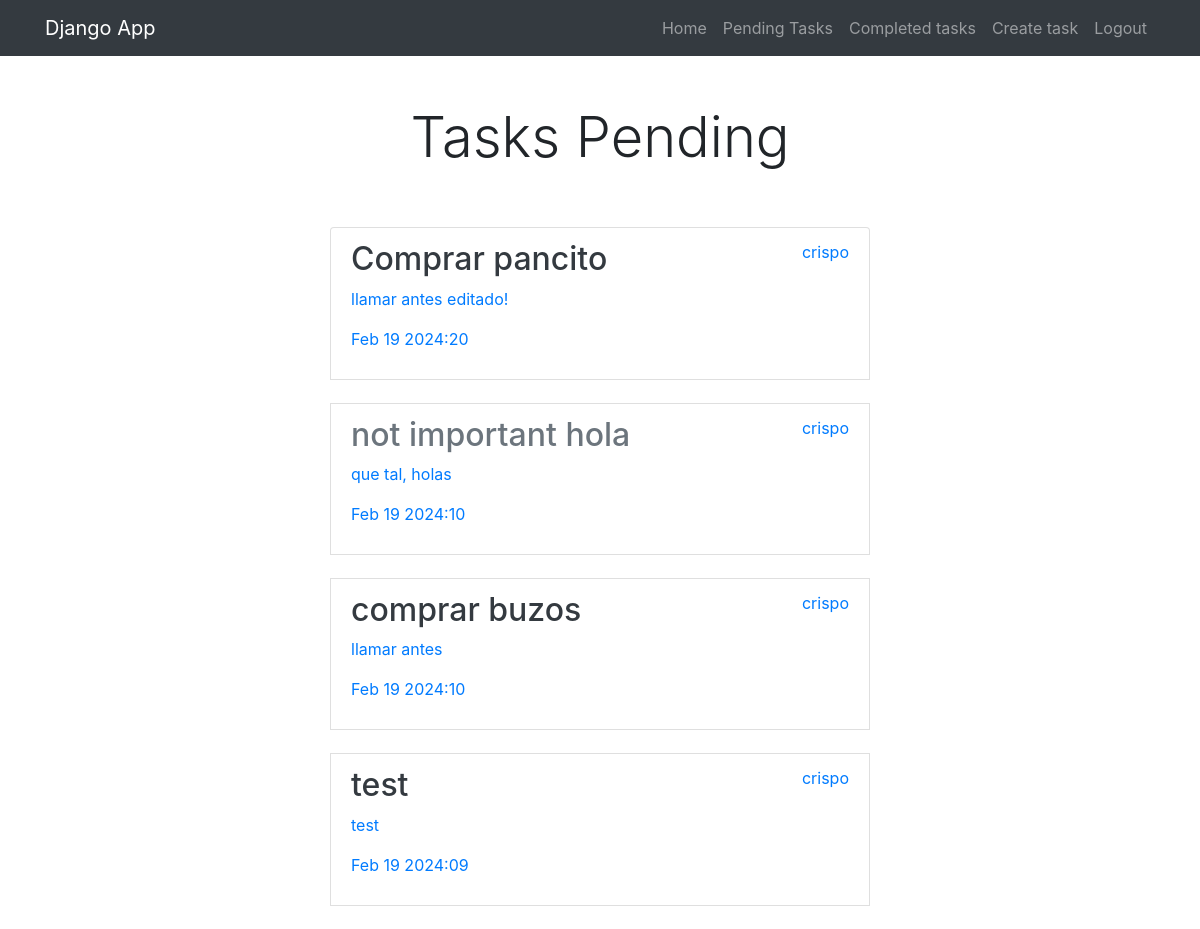
The page /tasks_completed/ (signed in) on the database its author committed.
### tasks/models.py (models this page shows)
class Task(models.Model):
    title = models.CharField(max_length=100)
    description = models.TextField(blank=True)
    created = models.DateTimeField(auto_now_add=True)
    datecompleted = models.DateTimeField(null=True, blank=True)
    important = models.BooleanField(default=False)
    user = models.ForeignKey(User, on_delete=models.CASCADE)
    def __str__(self):
        return self.title + ' - by ' + self.user.username

### tasks/views.py (the view)
# urls.py: path('tasks_completed/', views.tasks_completed, name='tasks_completed'),
@login_required
def tasks_completed(request):
    tasks = Task.objects.filter(
        user=request.user, datecompleted__isnull=False).order_by('-datecompleted')
    print(tasks)
    return render(request, 'tasks.html', {'tasks': tasks})

### tasks/templates/tasks.html
{% extends 'base.html' %} {% block content %}
<main class="container">
  <div class="row">
    <div class="col-md-6 offset-md-3">
      <h1 class="text-center display-4 py-5">Tasks Pending</h1>
      <ul class="list-group">
        {% for task in tasks %}
        <a class="list-group-item" href="{% url 'task_detail' task.id %}">
          <header class="d-flex justify-content-between">
            {% if task.important %}
            <h2 class="fw-bold text-dark">{{task.title }}</h2>
            {% else %}
            <h2 class="fw-bold text-secondary">{{task.title }}</h2>
            {% endif %}
            <p>{{ task.user.username }}</p>
          </header>
          <p>{{task.description }}</p>
          <p>{{ task.datecompleted|date:'M j Y:i' }}</p>
        </a>
        <br />
        {% endfor %}
      </ul>
    </div>
  </div>
</main>
{% endblock %}

### tasks/templates/base.html (shortened to what this page needs)
<!DOCTYPE html>
<html lang="en">
  <head>
    <link
      rel="stylesheet"
      href="https://cdn.jsdelivr.net/npm/bootstrap@4.3.1/dist/css/bootstrap.min.css"
    />
  </head>
  <body>
    <nav class="navbar navbar-expand-lg bg-dark navbar-dark">
      <div class="container">
        <a class="navbar-brand" href="/">Django App</a>
        <div class="collapse navbar-collapse" id="navbarNav">
          <ul class="navbar-nav ml-auto">
            <li class="nav-item">
              <a href="/" class="nav-link">Home</a>
            </li>
            {% if user.is_authenticated %}
            <li class="nav-item">
              <a href="/tasks" class="nav-link">Pending Tasks</a>
            </li>
            <li class="nav-item">
              <a href="/tasks_completed" class="nav-link">Completed tasks</a>
            </li>
            <li class="nav-item">
              <a href="/tasks/create/" class="nav-link">Create task</a>
            </li>
            <li class="nav-item">
              <a href="/logout" class="nav-link">Logout</a>
            </li>
            {% endif %}
          </ul>
        </div>
      </div>
    </nav>
    {% block content %} {% endblock %}
  </body>
</html>

### rows shown on the page
Task: title "Comprar pancito", user.username "crispo", description "llamar antes editado!", datecompleted "Feb 19 2024:20"
Task: title "not important hola", user.username "crispo", description "que tal, holas", datecompleted "Feb 19 2024:10"
Task: title "comprar buzos", user.username "crispo", description "llamar antes", datecompleted "Feb 19 2024:10"
Task: title "test", user.username "crispo", description "test", datecompleted "Feb 19 2024:09"
